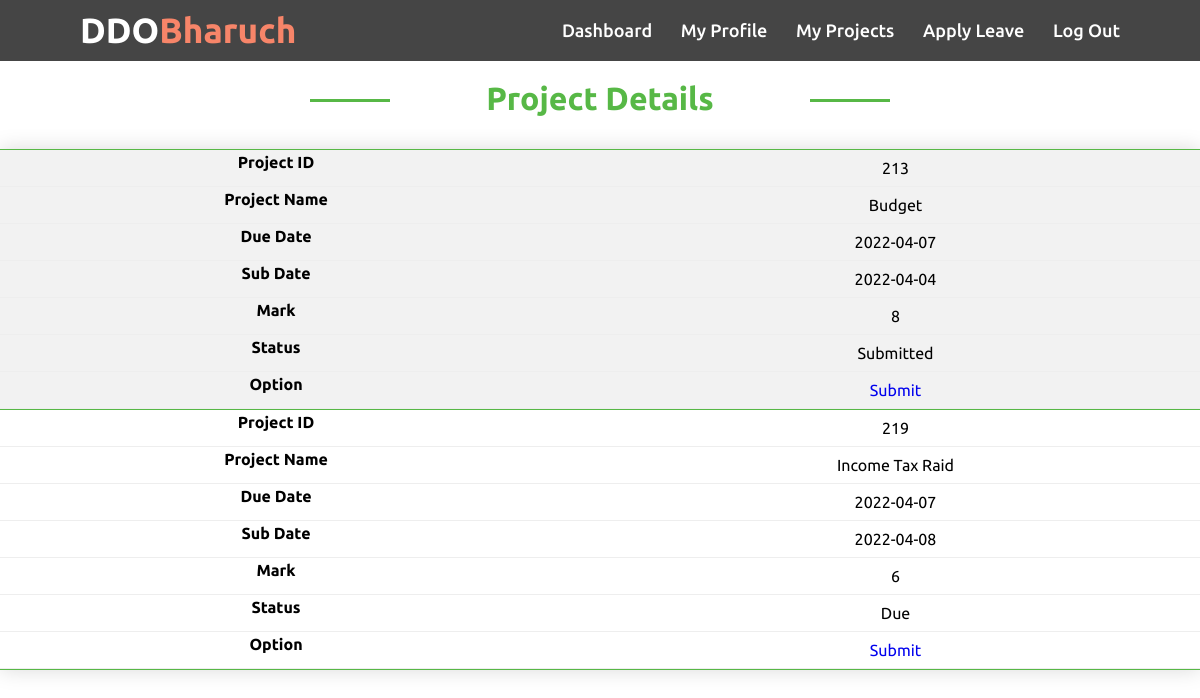
Screenshot of /empproject.php?id=101 with the database file from the repository.
### tables this page shows
CREATE TABLE `project` (
  `pid` int(11) NOT NULL,
  `eid` int(11) DEFAULT NULL,
  `pname` varchar(100) DEFAULT NULL,
  `duedate` date DEFAULT NULL,
  `subdate` date DEFAULT NULL,
  `mark` int(11) NOT NULL DEFAULT 0,
  `status` varchar(50) DEFAULT NULL
);

### empproject.php (the view, shortened to what this page needs)
<?php
include('nav4.php');
require_once('process/dbh.php');
$sql = "SELECT * FROM `project` where eid = '$id'";
$result = mysqli_query($conn, $sql);
?>
<!DOCTYPE html>
<html lang="en">
<head>
    <link rel="stylesheet" type="text/css" href="css/styleview.css">
</head>
<body>
    <h2>Project Details</h2>
    <div id="divimg">
        <table class="empproject-table">
            <tr>
            </tr>
            <?php
            while ($employee = mysqli_fetch_assoc($result)) {
                echo "<tr>";
                echo "<td>" . $employee['pid'] . "</td>";
                echo "<td>" . $employee['pname'] . "</td>";
                echo "<td>" . $employee['duedate'] . "</td>";
                echo "<td>" . $employee['subdate'] . "</td>";
                echo "<td>" . $employee['mark'] . "</td>";
                echo "<td>" . $employee['status'] . "</td>";
                echo "<td><a href=\"psubmit.php?pid=$employee[pid]&id=$employee[eid]\">Submit</a>";
            }
            ?>
        </table>
    </div>
</body>
</html>

### css/nav.css (style rules this page uses)
* { margin: 0; padding: 0; box-sizing: border-box; text-decoration: none; background-size: cover; background-position: center; }
body { font-family: "Ubuntu", sans-serif; }
html { scroll-behavior: smooth; }

### css/styleview.css (style rules this page uses)
* { margin: 0; padding: 0; box-sizing: border-box; background-position: center; background-size: cover; text-decoration: none; }
body { font-family: "Ubuntu", sans-serif; }
html { scroll-behavior: smooth; }
h2 { font-family: "Ubuntu", sans-serif; margin: auto; color: #57b846; text-align: center; font-size: 2rem; max-width: 600px; position: relative; top: 5rem; }
h2:before { content: ""; display: block; width: 80px; height: 3px; background: #57b846; left: 85%; top: 50%; position: absolute; }
h2:after { content: ""; display: block; width: 80px; height: 3px; background: #57b846; right: 85%; top: 50%; position: absolute; }
table { position: relative; margin: 0; top: 7rem; border-collapse: collapse; width: 100%; font-family: "Ubuntu", sans-serif; box-shadow: 0 0 20px rgba(0, 0, 0, 0.15); }
th, td { padding: 9px 9px; }
tr { text-align: center; }
tr:nth-child(even) { background-color: #f2f2f2; }
@media only screen and (max-width: 760px),
  (min-device-width: 768px) and (max-device-width: 1024px) { .viewemp-table, th, td, tr { display: flex; flex-direction: column; } }
@media only screen and (max-width: 760px),
  (min-device-width: 768px) and (max-device-width: 1024px) { tr { border-bottom: 1px solid #57b846; } }
@media only screen and (max-width: 760px),
  (min-device-width: 768px) and (max-device-width: 1024px) { td { border: none; border-bottom: 1px solid #eee; position: relative; padding-left: 50%; } }
@media only screen and (max-width: 760px),
  (min-device-width: 768px) and (max-device-width: 1024px) { td:before { position: absolute; top: 3px; left: 6px; width: 45%; padding-right: 10px; white-space: nowrap; font-weight: bold; } }
@media only screen and (max-width: 760px),
  (min-device-width: 768px) and (max-device-width: 1024px) { .project-table, th, td, tr { display: flex; flex-direction: column; } }
@media only screen and (max-width: 760px),
  (min-device-width: 768px) and (max-device-width: 900px) { .salary-table, th, td, tr { display: flex; flex-direction: column; } }
@media only screen and (max-width: 760px),
  (min-device-width: 768px) and (max-device-width: 1024px) { .leave-table, th, td, tr { display: flex; flex-direction: column; } }
@media only screen and (max-width: 760px),
  (min-device-width: 768px) and (max-device-width: 1024px) { .empproject-table, th, td, tr { display: flex; flex-direction: column; } }
@media only screen and (max-width: 760px),
  (min-device-width: 768px) and (max-device-width: 1024px) { .empproject-table td:nth-of-type(1):before { content: "Project ID"; } }
@media only screen and (max-width: 760px),
  (min-device-width: 768px) and (max-device-width: 1024px) { .empproject-table td:nth-of-type(2):before { content: "Project Name"; } }
@media only screen and (max-width: 760px),
  (min-device-width: 768px) and (max-device-width: 1024px) { .empproject-table td:nth-of-type(3):before { content: "Due Date"; } }
@media only screen and (max-width: 760px),
  (min-device-width: 768px) and (max-device-width: 1024px) { .empproject-table td:nth-of-type(4):before { content: "Sub Date"; } }
@media only screen and (max-width: 760px),
  (min-device-width: 768px) and (max-device-width: 1024px) { .empproject-table td:nth-of-type(5):before { content: "Mark"; } }
@media only screen and (max-width: 760px),
  (min-device-width: 768px) and (max-device-width: 1024px) { .empproject-table td:nth-of-type(6):before { content: "Status"; } }
@media only screen and (max-width: 760px),
  (min-device-width: 768px) and (max-device-width: 1024px) { .empproject-table td:nth-of-type(7):before { content: "Option"; } }
@media only screen and (min-device-width: 768px) and (max-device-width: 1024px) { body { width: 100%; } }

### rows the page displays
project: pid "213", pname "Budget", duedate "2022-04-07", subdate "2022-04-04", mark "8", status "Submitted"
project: pid "219", pname "Income Tax Raid", duedate "2022-04-07", subdate "2022-04-08", mark "6", status "Due"
